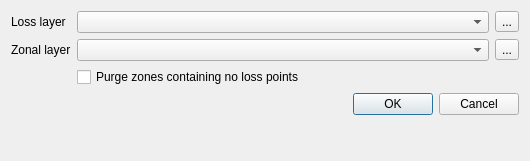
<?xml version="1.0" encoding="UTF-8"?>
<ui version="4.0">
 <class>SvirDialog</class>
 <widget class="QDialog" name="SvirDialog">
  <property name="geometry">
   <rect>
    <x>0</x>
    <y>0</y>
    <width>530</width>
    <height>161</height>
   </rect>
  </property>
  <property name="windowTitle">
   <string>Svir</string>
  </property>
  <layout class="QFormLayout" name="formLayout">
   <property name="fieldGrowthPolicy">
    <enum>QFormLayout::AllNonFixedFieldsGrow</enum>
   </property>
   <item row="0" column="0">
    <widget class="QLabel" name="loss_layer_lbl">
     <property name="text">
      <string>Loss layer</string>
     </property>
    </widget>
   </item>
   <item row="0" column="1">
    <layout class="QHBoxLayout" name="horizontalLayout_3">
     <item>
      <widget class="QComboBox" name="loss_layer_cbx"/>
     </item>
     <item>
      <widget class="QToolButton" name="loss_layer_tbn">
       <property name="text">
        <string>...</string>
       </property>
      </widget>
     </item>
    </layout>
   </item>
   <item row="1" column="1">
    <layout class="QHBoxLayout" name="horizontalLayout_2">
     <property name="topMargin">
      <number>0</number>
     </property>
     <item>
      <widget class="QComboBox" name="zonal_layer_cbx"/>
     </item>
     <item>
      <widget class="QToolButton" name="zonal_layer_tbn">
       <property name="text">
        <string>...</string>
       </property>
      </widget>
     </item>
    </layout>
   </item>
   <item row="1" column="0">
    <widget class="QLabel" name="zonal_layer_lbl">
     <property name="text">
      <string>Zonal layer</string>
     </property>
    </widget>
   </item>
   <item row="2" column="1">
    <widget class="QCheckBox" name="purge_chk">
     <property name="text">
      <string>Purge zones containing no loss points</string>
     </property>
    </widget>
   </item>
   <item row="4" column="1">
    <widget class="QDialogButtonBox" name="buttonBox">
     <property name="orientation">
      <enum>Qt::Horizontal</enum>
     </property>
     <property name="standardButtons">
      <set>QDialogButtonBox::Cancel|QDialogButtonBox::Ok</set>
     </property>
    </widget>
   </item>
  </layout>
 </widget>
 <resources/>
 <connections>
  <connection>
   <sender>buttonBox</sender>
   <signal>accepted()</signal>
   <receiver>SvirDialog</receiver>
   <slot>accept()</slot>
   <hints>
    <hint type="sourcelabel">
     <x>248</x>
     <y>254</y>
    </hint>
    <hint type="destinationlabel">
     <x>157</x>
     <y>274</y>
    </hint>
   </hints>
  </connection>
  <connection>
   <sender>buttonBox</sender>
   <signal>rejected()</signal>
   <receiver>SvirDialog</receiver>
   <slot>reject()</slot>
   <hints>
    <hint type="sourcelabel">
     <x>316</x>
     <y>260</y>
    </hint>
    <hint type="destinationlabel">
     <x>286</x>
     <y>274</y>
    </hint>
   </hints>
  </connection>
 </connections>
</ui>
